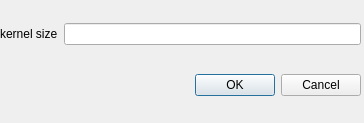
<?xml version="1.0" encoding="UTF-8"?>
<ui version="4.0">
 <class>Dialog</class>
 <widget class="QDialog" name="Dialog">
  <property name="geometry">
   <rect>
    <x>0</x>
    <y>0</y>
    <width>364</width>
    <height>123</height>
   </rect>
  </property>
  <property name="windowTitle">
   <string>Mean Filter Argument</string>
  </property>
  <widget class="QWidget" name="verticalLayoutWidget">
   <property name="geometry">
    <rect>
     <x>0</x>
     <y>0</y>
     <width>361</width>
     <height>121</height>
    </rect>
   </property>
   <layout class="QVBoxLayout" name="verticalLayout">
    <item>
     <layout class="QHBoxLayout" name="horizontalLayout">
      <item>
       <widget class="QLabel" name="label">
        <property name="text">
         <string>kernel size</string>
        </property>
       </widget>
      </item>
      <item>
       <widget class="QLineEdit" name="ksize"/>
      </item>
     </layout>
    </item>
    <item>
     <widget class="QDialogButtonBox" name="buttonBox">
      <property name="orientation">
       <enum>Qt::Horizontal</enum>
      </property>
      <property name="standardButtons">
       <set>QDialogButtonBox::Cancel|QDialogButtonBox::Ok</set>
      </property>
     </widget>
    </item>
   </layout>
  </widget>
 </widget>
 <resources/>
 <connections>
  <connection>
   <sender>buttonBox</sender>
   <signal>accepted()</signal>
   <receiver>Dialog</receiver>
   <slot>accept()</slot>
   <hints>
    <hint type="sourcelabel">
     <x>248</x>
     <y>254</y>
    </hint>
    <hint type="destinationlabel">
     <x>157</x>
     <y>274</y>
    </hint>
   </hints>
  </connection>
  <connection>
   <sender>buttonBox</sender>
   <signal>rejected()</signal>
   <receiver>Dialog</receiver>
   <slot>reject()</slot>
   <hints>
    <hint type="sourcelabel">
     <x>316</x>
     <y>260</y>
    </hint>
    <hint type="destinationlabel">
     <x>286</x>
     <y>274</y>
    </hint>
   </hints>
  </connection>
 </connections>
</ui>
